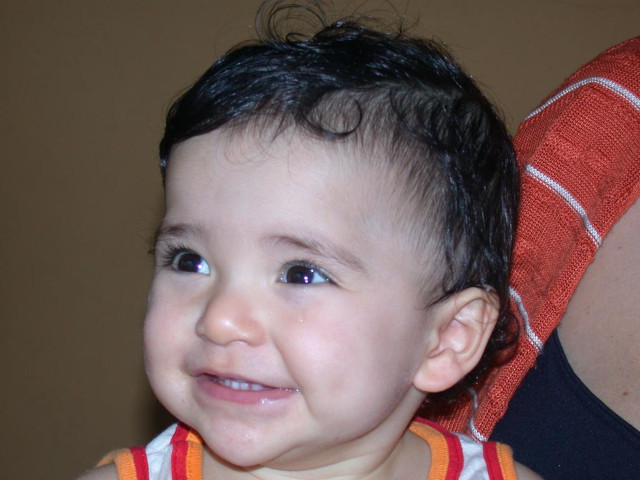
//> input picture PDI/4/biel.jpg, 640 x 480 px, given in place of the camera
$ ./histogram   (built with g++ and OpenCV 4)
//> lines starting //> are read from the running program, lines starting //| are printed output that depends on the picture
#include <iostream>
#include <opencv2/opencv.hpp>

int main(int argc, char** argv){
  cv::Mat image;
  int width, height;
  cv::VideoCapture cap;
  std::vector<cv::Mat> planes;
  cv::Mat histR, histG, histB;
  int nbins = 64;
  float range[] = {0, 255};
  const float *histrange = { range };
  bool uniform = true;
  bool acummulate = false;
  int key;

	cap.open(0);

  if(!cap.isOpened()){
    std::cout << "cameras indisponiveis";
    return -1;
  }

  cap.set(cv::CAP_PROP_FRAME_WIDTH, 640);
  cap.set(cv::CAP_PROP_FRAME_HEIGHT, 480);
  width = cap.get(cv::CAP_PROP_FRAME_WIDTH);
  height = cap.get(cv::CAP_PROP_FRAME_HEIGHT);

  std::cout << "largura = " << width << std::endl;
  std::cout << "altura  = " << height << std::endl;

  int histw = nbins, histh = nbins/2;
  cv::Mat histImgR(histh, histw, CV_8UC3, cv::Scalar(0,0,0));
  cv::Mat histImgG(histh, histw, CV_8UC3, cv::Scalar(0,0,0));
  cv::Mat histImgB(histh, histw, CV_8UC3, cv::Scalar(0,0,0));

  while(1){
    cap >> image;
//> image is the input picture: 480 rows x 640 cols, CV_8UC3; mean B, G, R 89.9, 92.5, 114.1
    cv::split (image, planes);
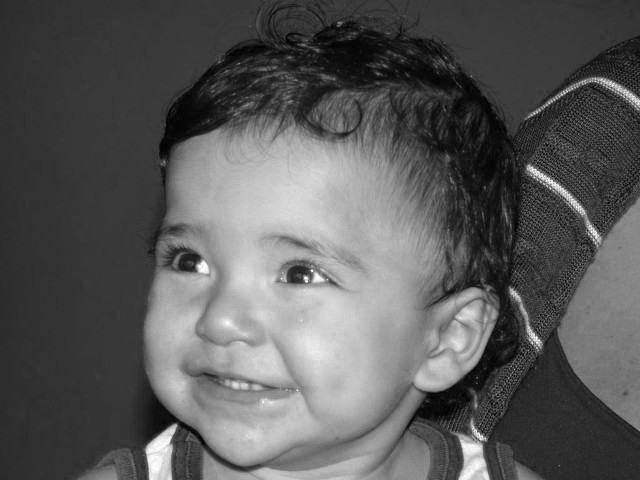
//> planes[0]: 480 rows x 640 cols, CV_8UC1; min 0, max 255, mean 89.9
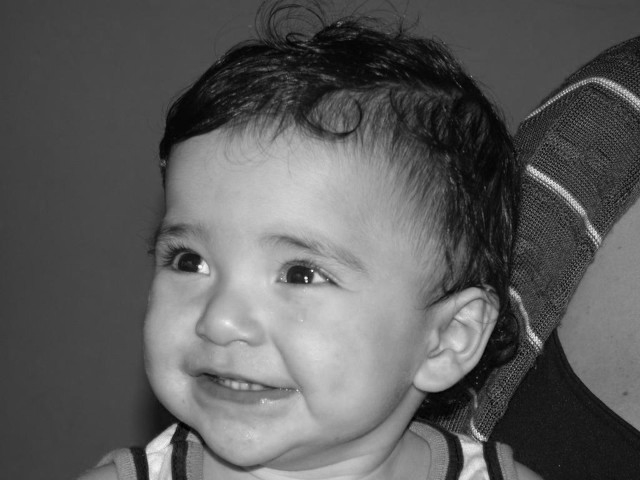
//> planes[1]: 480 rows x 640 cols, CV_8UC1; min 0, max 247, mean 92.5
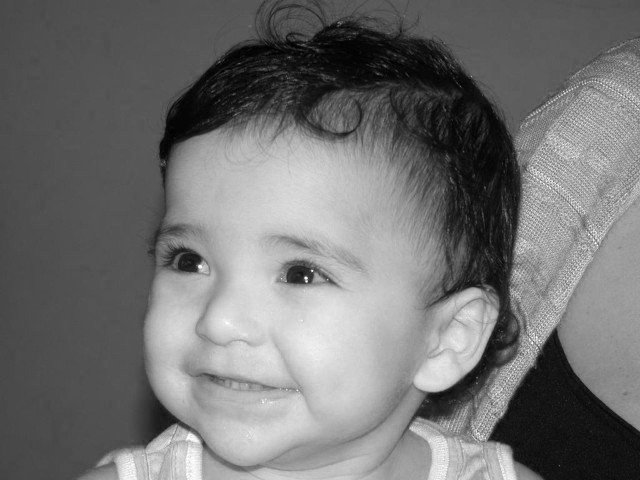
//> planes[2]: 480 rows x 640 cols, CV_8UC1; min 0, max 255, mean 114.1
    cv::calcHist(&planes[0], 1, 0, cv::Mat(), histB, 1,
                 &nbins, &histrange,
                 uniform, acummulate);
//> histB = 64 values, max 34421 at index 14, min 43 at index 63, mean 4799.4
    cv::calcHist(&planes[1], 1, 0, cv::Mat(), histG, 1,
                 &nbins, &histrange,
                 uniform, acummulate);
//> histG = 64 values, max 32635 at index 18, min 0 at index 62, mean 4800
    cv::calcHist(&planes[2], 1, 0, cv::Mat(), histR, 1,
                 &nbins, &histrange,
                 uniform, acummulate);
//> histR = 64 values, max 28983 at index 21, min 18 at index 63, mean 4799.7

    cv::normalize(histR, histR, 0, histImgR.rows, cv::NORM_MINMAX, -1, cv::Mat());
//> histR = 64 values, max 32 at index 21, min 0 at index 63, mean 5.28
    cv::normalize(histG, histG, 0, histImgG.rows, cv::NORM_MINMAX, -1, cv::Mat());
//> histG = 64 values, max 32 at index 18, min 0 at index 62, mean 4.71
    cv::normalize(histB, histB, 0, histImgB.rows, cv::NORM_MINMAX, -1, cv::Mat());
//> histB = 64 values, max 32 at index 14, min 0 at index 63, mean 4.43

    histImgR.setTo(cv::Scalar(0));
    histImgG.setTo(cv::Scalar(0));
    histImgB.setTo(cv::Scalar(0));

    for(int i=0; i<nbins; i++){
      cv::line(histImgR,
               cv::Point(i, histh),
               cv::Point(i, histh-cvRound(histR.at<float>(i))),
               cv::Scalar(0, 0, 255), 1, 8, 0);
      cv::line(histImgG,
               cv::Point(i, histh),
               cv::Point(i, histh-cvRound(histG.at<float>(i))),
               cv::Scalar(0, 255, 0), 1, 8, 0);
      cv::line(histImgB,
               cv::Point(i, histh),
               cv::Point(i, histh-cvRound(histB.at<float>(i))),
               cv::Scalar(255, 0, 0), 1, 8, 0);
    }
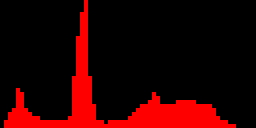
//> histImgR: 32 rows x 64 cols, CV_8UC3 (shown 4 times larger); mean B, G, R 0, 0, 42.1
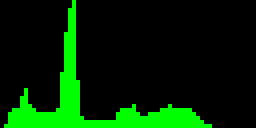
//> histImgG: 32 rows x 64 cols, CV_8UC3 (shown 4 times larger); mean B, G, R 0, 37.2, 0
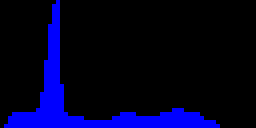
//> histImgB: 32 rows x 64 cols, CV_8UC3 (shown 4 times larger); mean B, G, R 35.1, 0, 0
    histImgR.copyTo(image(cv::Rect(0, 0       ,nbins, histh)));
    histImgG.copyTo(image(cv::Rect(0, histh   ,nbins, histh)));
    histImgB.copyTo(image(cv::Rect(0, 2*histh ,nbins, histh)));
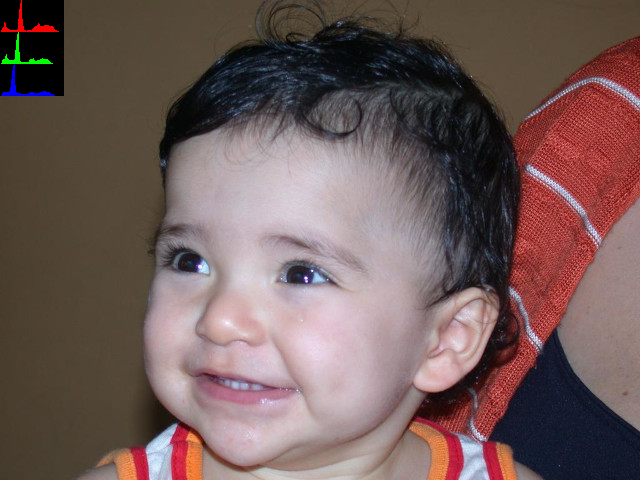
//> image: 480 rows x 640 cols, CV_8UC3; mean B, G, R 89.2, 91.5, 112.8
    cv::imshow("image", image);
    key = cv::waitKey(30);
//> the Esc key is pressed
    if(key == 27) break;
  }
  return 0;
}

$ run again, on PDI/4/casalzim.jpg
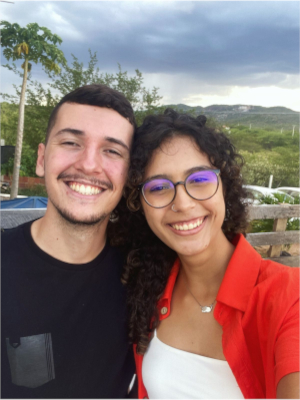
//> input picture PDI/4/casalzim.jpg, 300 x 400 px, given in place of the camera
//> image is the input picture: 400 rows x 300 cols, CV_8UC3; mean B, G, R 110.6, 113.6, 136.1
//> `cv::split (image, planes);`:
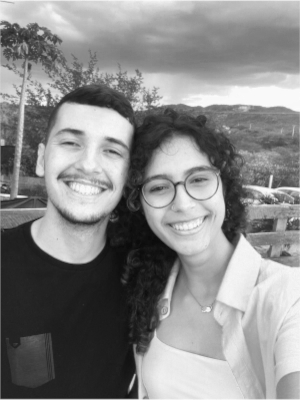
//> planes[2]: 400 rows x 300 cols, CV_8UC1; min 10, max 252, mean 136.1
//> `cv::calcHist(&planes[0], 1, 0, cv::Mat(), histB, 1, &nbins, &histrange..`: histB = 64 values, max 6992 at index 9, min 0 at index 0, mean 1874.4
//> `cv::calcHist(&planes[1], 1, 0, cv::Mat(), histG, 1, &nbins, &histrange..`: histG = 64 values, max 6548 at index 7, min 0 at index 0, mean 1874.9
//> `cv::calcHist(&planes[2], 1, 0, cv::Mat(), histR, 1, &nbins, &histrange..`: histR = 64 values, max 7193 at index 8, min 0 at index 0, mean 1875
//> `cv::normalize(histR, histR, 0, histImgR.rows, cv::NORM_MINMAX, -1, cv:..`: histR = 64 values, max 32 at index 8, min 0 at index 0, mean 8.34
//> `cv::normalize(histG, histG, 0, histImgG.rows, cv::NORM_MINMAX, -1, cv:..`: histG = 64 values, max 32 at index 7, min 0 at index 0, mean 9.16
//> `cv::normalize(histB, histB, 0, histImgB.rows, cv::NORM_MINMAX, -1, cv:..`: histB = 64 values, max 32 at index 9, min 0 at index 0, mean 8.58
//> `histImgB.copyTo(image(cv::Rect(0, 2*histh ,nbins, histh)));`:
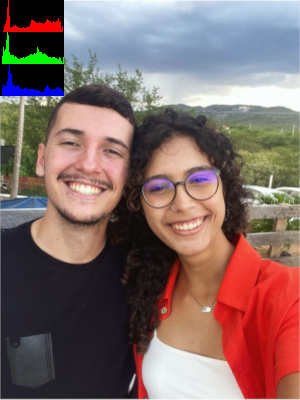
//> image: 400 rows x 300 cols, CV_8UC3; mean B, G, R 103.3, 106.2, 129.4

$ run again, on PDI/4/paisagem.jpg
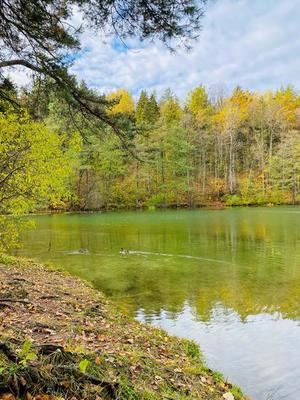
//> input picture PDI/4/paisagem.jpg, 300 x 400 px, given in place of the camera
//> image is the input picture: 400 rows x 300 cols, CV_8UC3; mean B, G, R 101.1, 148.6, 149
//> `cv::split (image, planes);`:
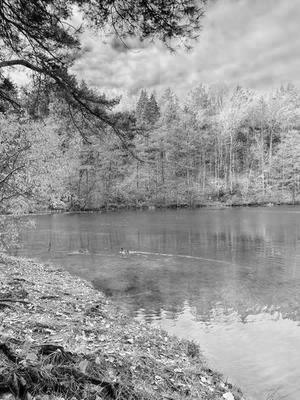
//> planes[2]: 400 rows x 300 cols, CV_8UC1; min 0, max 255, mean 149
//> `cv::calcHist(&planes[0], 1, 0, cv::Mat(), histB, 1, &nbins, &histrange..`: histB = 64 values, max 4961 at index 11, min 260 at index 63, mean 1870.6
//> `cv::calcHist(&planes[1], 1, 0, cv::Mat(), histG, 1, &nbins, &histrange..`: histG = 64 values, max 5489 at index 35, min 7 at index 63, mean 1874.8
//> `cv::calcHist(&planes[2], 1, 0, cv::Mat(), histR, 1, &nbins, &histrange..`: histR = 64 values, max 4626 at index 35, min 17 at index 63, mean 1874.2
//> `cv::normalize(histR, histR, 0, histImgR.rows, cv::NORM_MINMAX, -1, cv:..`: histR = 64 values, max 32 at index 35, min 0 at index 63, mean 12.89
//> `cv::normalize(histG, histG, 0, histImgG.rows, cv::NORM_MINMAX, -1, cv:..`: histG = 64 values, max 32 at index 35, min 0 at index 63, mean 10.9
//> `cv::normalize(histB, histB, 0, histImgB.rows, cv::NORM_MINMAX, -1, cv:..`: histB = 64 values, max 32 at index 11, min 0 at index 63, mean 10.96
//> `histImgB.copyTo(image(cv::Rect(0, 2*histh ,nbins, histh)));`:
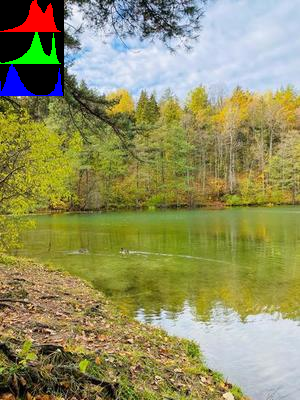
//> image: 400 rows x 300 cols, CV_8UC3; mean B, G, R 97, 144.4, 145.3

$ run again, on PDI/4/sushi.jpg
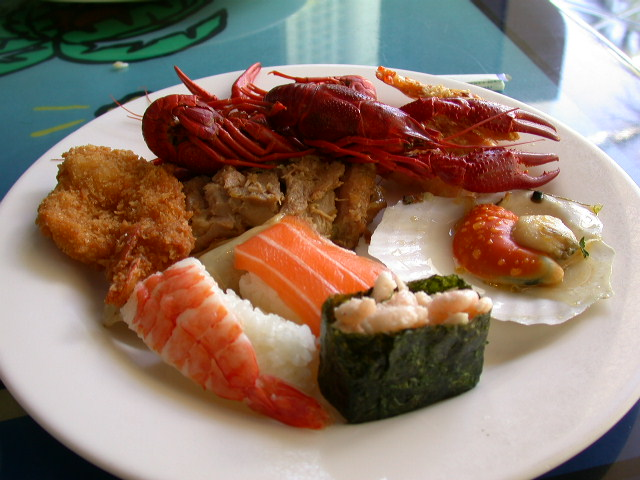
//> input picture PDI/4/sushi.jpg, 640 x 480 px, given in place of the camera
//> image is the input picture: 480 rows x 640 cols, CV_8UC3; mean B, G, R 106.3, 120.1, 142.2
//> `cv::calcHist(&planes[0], 1, 0, cv::Mat(), histB, 1, &nbins, &histrange..`: histB = 64 values, max 37715 at index 0, min 821 at index 59, mean 4741.4
//> `cv::calcHist(&planes[1], 1, 0, cv::Mat(), histG, 1, &nbins, &histrange..`: histG = 64 values, max 18777 at index 52, min 1276 at index 59, mean 4780.2
//> `cv::calcHist(&planes[2], 1, 0, cv::Mat(), histR, 1, &nbins, &histrange..`: histR = 64 values, max 22366 at index 54, min 2237 at index 63, mean 4760.7
//> `cv::normalize(histR, histR, 0, histImgR.rows, cv::NORM_MINMAX, -1, cv:..`: histR = 64 values, max 32 at index 54, min 0 at index 63, mean 4.01
//> `cv::normalize(histG, histG, 0, histImgG.rows, cv::NORM_MINMAX, -1, cv:..`: histG = 64 values, max 32 at index 52, min 0 at index 59, mean 6.41
//> `cv::normalize(histB, histB, 0, histImgB.rows, cv::NORM_MINMAX, -1, cv:..`: histB = 64 values, max 32 at index 0, min 0 at index 59, mean 3.4
//> `histImgB.copyTo(image(cv::Rect(0, 2*histh ,nbins, histh)));`:
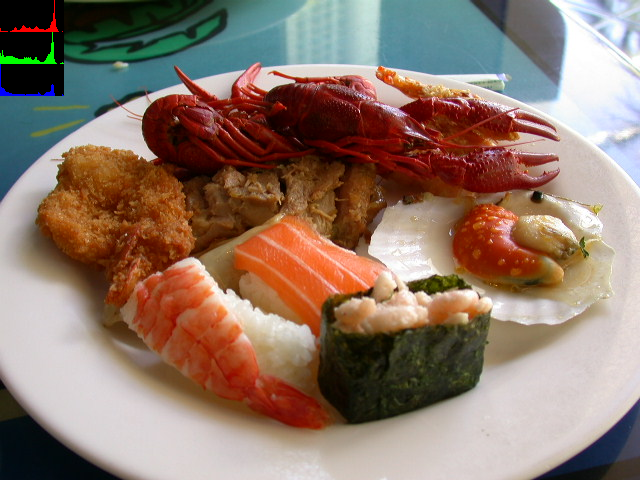
//> image: 480 rows x 640 cols, CV_8UC3; mean B, G, R 105.4, 119.3, 141.9
